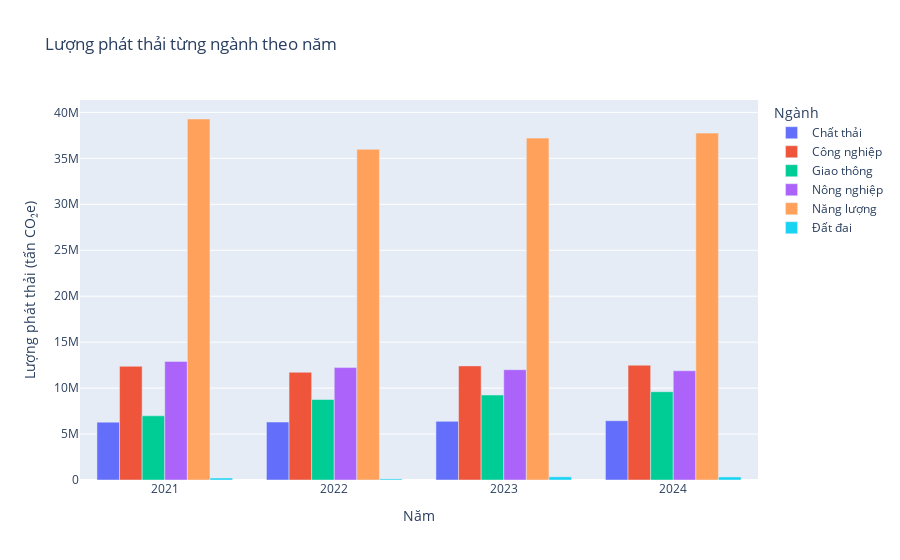

Write notebook code for a chart like this one.
### Code cell
# Tạo biểu đồ cột động
fig = px.bar(grouped_sector,
             x='year',
             y='emissions_sector',
             color='main_sector',
             barmode='group',
             title='Lượng phát thải từng ngành theo năm',
             labels={'emissions_sector': 'Lượng phát thải (tấn CO₂e)', 'year': 'Năm'},
             hover_data={'emissions_sector': ':.2f'})

# Tùy chỉnh giao diện biểu đồ
fig.update_layout(
    xaxis_title='Năm',
    yaxis_title='Lượng phát thải (tấn CO₂e)',
    legend_title='Ngành',
    hovermode="x unified"
)

### Figure 1 — Plotly figure (JSON) as saved in the notebook; plotly's stock layout.template omitted (floating-point values rounded to 4 significant figures)
{"data": [{"alignmentgroup": "True", "hovertemplate": "main_sector=Chất thải<br>Năm=%{x}<br>Lượng phát thải (tấn CO₂e)=%{y:.2f}<extra></extra>", "legendgroup": "Chất thải", "marker": {"color": "#636efa", "pattern": {"shape": ""}}, "name": "Chất thải", "offsetgroup": "Chất thải", "orientation": "v", "showlegend": true, "textposition": "auto", "type": "bar", "x": [2021, 2022, 2023, 2024], "xaxis": "x", "y": [6296000.0, 6307000.0, 6380000.0, 6450000.0], "yaxis": "y"}, {"alignmentgroup": "True", "hovertemplate": "main_sector=Công nghiệp<br>Năm=%{x}<br>Lượng phát thải (tấn CO₂e)=%{y:.2f}<extra></extra>", "legendgroup": "Công nghiệp", "marker": {"color": "#EF553B", "pattern": {"shape": ""}}, "name": "Công nghiệp", "offsetgroup": "Công nghiệp", "orientation": "v", "showlegend": true, "textposition": "auto", "type": "bar", "x": [2021, 2022, 2023, 2024], "xaxis": "x", "y": [12373314, 11720000.0, 12420000.0, 12490000.0], "yaxis": "y"}, {"alignmentgroup": "True", "hovertemplate": "main_sector=Giao thông<br>Năm=%{x}<br>Lượng phát thải (tấn CO₂e)=%{y:.2f}<extra></extra>", "legendgroup": "Giao thông", "marker": {"color": "#00cc96", "pattern": {"shape": ""}}, "name": "Giao thông", "offsetgroup": "Giao thông", "orientation": "v", "showlegend": true, "textposition": "auto", "type": "bar", "x": [2021, 2022, 2023, 2024], "xaxis": "x", "y": [6984000.0, 8759000.0, 9249000.0, 9607000.0], "yaxis": "y"}, {"alignmentgroup": "True", "hovertemplate": "main_sector=Nông nghiệp<br>Năm=%{x}<br>Lượng phát thải (tấn CO₂e)=%{y:.2f}<extra></extra>", "legendgroup": "Nông nghiệp", "marker": {"color": "#ab63fa", "pattern": {"shape": ""}}, "name": "Nông nghiệp", "offsetgroup": "Nông nghiệp", "orientation": "v", "showlegend": true, "textposition": "auto", "type": "bar", "x": [2021, 2022, 2023, 2024], "xaxis": "x", "y": [12910000.0, 12230000.0, 12000000.0, 11890000.0], "yaxis": "y"}, {"alignmentgroup": "True", "hovertemplate": "main_sector=Năng lượng<br>Năm=%{x}<br>Lượng phát thải (tấn CO₂e)=%{y:.2f}<extra></extra>", "legendgroup": "Năng lượng", "marker": {"color": "#FFA15A", "pattern": {"shape": ""}}, "name": "Năng lượng", "offsetgroup": "Năng lượng", "orientation": "v", "showlegend": true, "textposition": "auto", "type": "bar", "x": [2021, 2022, 2023, 2024], "xaxis": "x", "y": [39280000.0, 35980000.0, 37200000.0, 37740000.0], "yaxis": "y"}, {"alignmentgroup": "True", "hovertemplate": "main_sector=Đất đai<br>Năm=%{x}<br>Lượng phát thải (tấn CO₂e)=%{y:.2f}<extra></extra>", "legendgroup": "Đất đai", "marker": {"color": "#19d3f3", "pattern": {"shape": ""}}, "name": "Đất đai", "offsetgroup": "Đất đai", "orientation": "v", "showlegend": true, "textposition": "auto", "type": "bar", "x": [2021, 2022, 2023, 2024], "xaxis": "x", "y": [215300.0, 120000.0, 346400.0, 332300.0], "yaxis": "y"}], "layout": {"barmode": "group", "hovermode": "x unified", "legend": {"title": {"text": "Ngành"}, "tracegroupgap": 0}, "title": {"text": "Lượng phát thải từng ngành theo năm"}, "xaxis": {"anchor": "y", "domain": [0, 1], "title": {"text": "Năm"}}, "yaxis": {"anchor": "x", "domain": [0, 1], "title": {"text": "Lượng phát thải (tấn CO₂e)"}}}}
